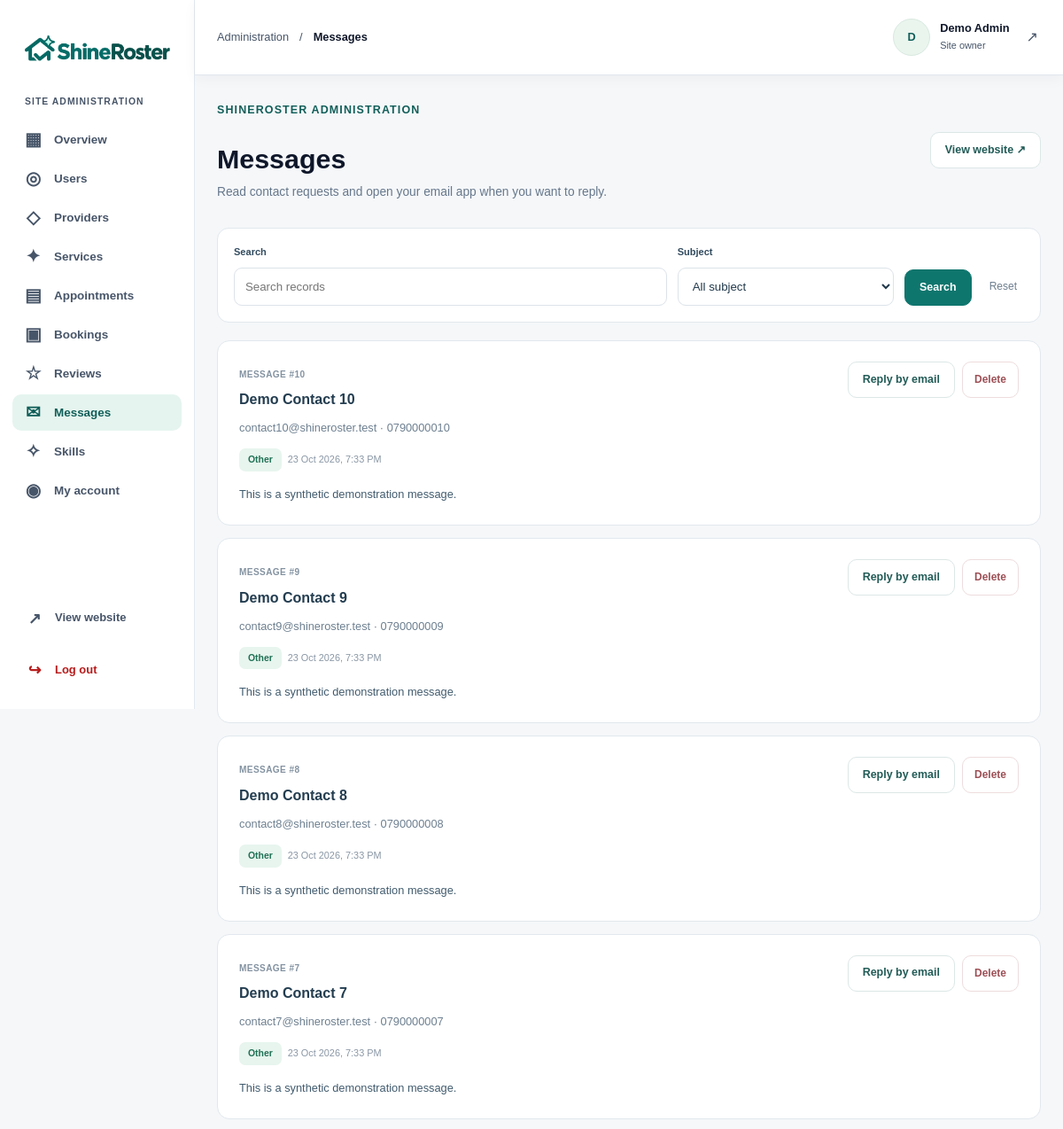
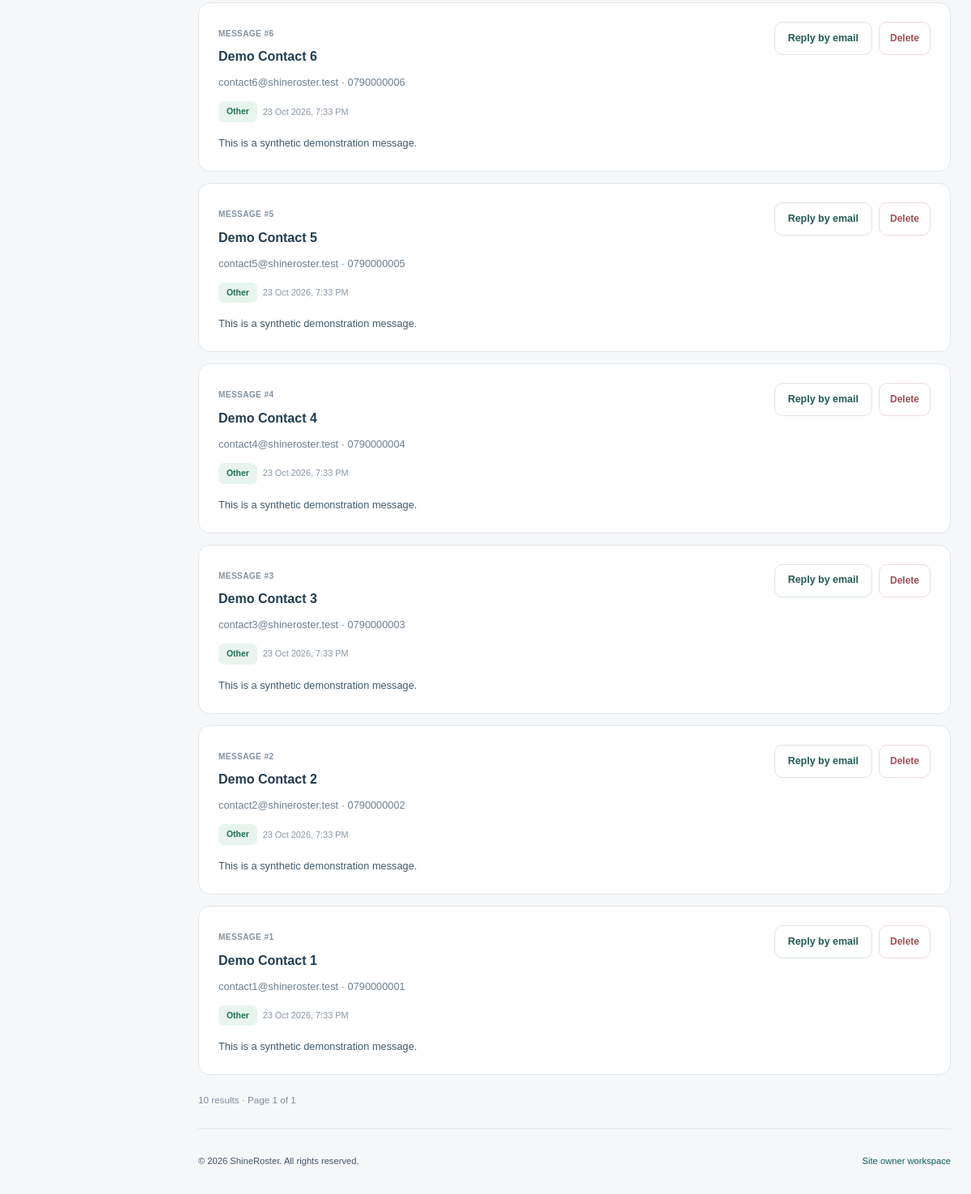
Page /admin/messages.php (signed in) on the committed database (2 pictures, top to bottom).
### tables this page shows
CREATE TABLE users (
    id INT UNSIGNED AUTO_INCREMENT PRIMARY KEY,
    full_name VARCHAR(100) NOT NULL,
    email VARCHAR(190) NOT NULL UNIQUE,
    phone VARCHAR(20) NOT NULL,
    password_hash VARCHAR(255) NOT NULL,
    role VARCHAR(20) NOT NULL DEFAULT 'customer',
    is_active TINYINT NOT NULL DEFAULT 1,
    created_at DATETIME NOT NULL DEFAULT CURRENT_TIMESTAMP,
    updated_at DATETIME NOT NULL DEFAULT CURRENT_TIMESTAMP ON UPDATE CURRENT_TIMESTAMP
);

CREATE TABLE contact_messages (
    id INT UNSIGNED AUTO_INCREMENT PRIMARY KEY,
    full_name VARCHAR(100) NOT NULL,
    email VARCHAR(190) NOT NULL,
    phone VARCHAR(20) NOT NULL DEFAULT '',
    subject VARCHAR(30) NOT NULL,
    message TEXT NOT NULL,
    created_at DATETIME NOT NULL DEFAULT CURRENT_TIMESTAMP
);

### includes/init.php (called while the page is built, shortened)
<?php
require_once __DIR__ . '/../classes/SiteData.php';
require_once __DIR__ . '/../classes/Auth.php';
require_once __DIR__ . '/../classes/User.php';
function inputValue($source, $key)
{
    return '';
}
function inputText($source, $key, $maximum = null)
{
    $text = trim(inputValue($source, $key));
    if ($maximum !== null) {
        $text = mb_substr($text, 0, $maximum, 'UTF-8');
    }
    return $text;
}
function positiveId($source, $key)
{
    $value = inputValue($source, $key);
    $id = filter_var($value, FILTER_VALIDATE_INT, ['options' => ['min_range' => 1]]);
    if ($id === false) {
        return 0;
    }
    return (int) $id;
}
function escapeHtml($value)
{
    return htmlspecialchars((string) $value, ENT_QUOTES, 'UTF-8');
}
$database = new Database();
$db = $database->getConnection();
$auth = new Auth($db);

### classes/Auth.php (called while the page is built, shortened)
<?php
class Auth
{
    private $db;
    public function __construct($db)
    {
        $this->db = $db;
    }
    public function currentUser()
    {
        $userObject = new User($this->db);
        $user = $userObject->getProfileAccount((int) $_SESSION['user_id']);
        return $user;
    }
    public function requireRole($role, $login = '../login.php')
    {
        $user = $this->currentUser();
        return $user;
    }
}

### classes/User.php (called while the page is built, shortened)
<?php
class User
{
    private $db;
    public function __construct($db)
    {
        $this->db = $db;
    }
    public function getProfileAccount($userId)
    {
        $stmt = $this->db->prepare(
            "SELECT
                id,
                full_name,
                email,
                phone,
                role,
                is_active
             FROM users
             WHERE id = ?"
        );
        $stmt->execute([$userId]);
        $user = $stmt->fetch(PDO::FETCH_ASSOC);
        if ($user) {
            return $user;
        } else {
            return null;
        }
    }
}

### admin/includes/init.php (called while the page is built, shortened)
<?php
require_once __DIR__ . '/../../includes/init.php';
$currentUser = $auth->requireRole('admin', '../login.php');
require_once __DIR__ . '/../../classes/Admin.php';
$admin = new Admin($db, $currentUser['id']);
$adminPage = basename($_SERVER['SCRIPT_NAME']);
$search = inputText($_GET, 'search', 120);
$page = positiveId($_GET, 'page');
if ($page < 1) {
    $page = 1;
}

### classes/Admin.php (called while the page is built, shortened)
<?php
class Admin
{
    private $db;
    public function __construct($db, $ownerId)
    {
        $this->db = $db;
    }
    public function getMessages($search, $subject, $page)
    {
        $stmt = $this->db->prepare(
            'SELECT * FROM contact_messages ORDER BY created_at DESC, id DESC'
        );
        $stmt->execute();
        $rows = [];
        foreach ($stmt->fetchAll(PDO::FETCH_ASSOC) as $message) {
            $rows[] = $message;
        }
        $data = new SiteData($this->db);
        return $data->page($rows, $page, 10, 'rows');
    }
}

### classes/SiteData.php (called while the page is built, shortened)
<?php
class SiteData
{
    public function __construct($db)
    {
        $stmt = $db->prepare('SELECT * FROM users ORDER BY id');
        $stmt->execute();
        $this->users = $stmt->fetchAll(PDO::FETCH_ASSOC);
        $stmt = $db->prepare('SELECT * FROM provider_profiles ORDER BY id DESC');
        $stmt->execute();
        $this->providers = $stmt->fetchAll(PDO::FETCH_ASSOC);
        $stmt = $db->prepare('SELECT * FROM services ORDER BY id DESC');
        $stmt->execute();
        $this->services = $stmt->fetchAll(PDO::FETCH_ASSOC);
        $stmt = $db->prepare('SELECT * FROM appointment_slots ORDER BY starts_at, id');
        $stmt->execute();
        $this->slots = $stmt->fetchAll(PDO::FETCH_ASSOC);
        $stmt = $db->prepare('SELECT * FROM bookings ORDER BY created_at DESC, id DESC');
        $stmt->execute();
        $this->bookings = $stmt->fetchAll(PDO::FETCH_ASSOC);
        $stmt = $db->prepare('SELECT * FROM reviews ORDER BY created_at DESC, id DESC');
        $stmt->execute();
        $this->reviews = $stmt->fetchAll(PDO::FETCH_ASSOC);
        $stmt = $db->prepare('SELECT * FROM skills ORDER BY name');
        $stmt->execute();
        $this->skills = $stmt->fetchAll(PDO::FETCH_ASSOC);
        $stmt = $db->prepare('SELECT * FROM provider_skills ORDER BY provider_id, skill_id');
        $stmt->execute();
        $this->providerSkills = $stmt->fetchAll(PDO::FETCH_ASSOC);
    }
}

### admin/messages.php (the view, shortened to what this page needs)
<?php
require_once __DIR__ . '/includes/init.php';
$subject = inputText($_GET, 'subject');
$result = $admin->getMessages($search, $subject, $page);
$pageTitle = 'Messages';
$pageDescription = 'Read contact requests and open your email app when you want to reply.';
require __DIR__ . '/includes/header.php';
?>
<form method="get" class="admin-filters"><div class="admin-field"><label for="search">Search</label><input type="search" id="search" name="search" value="<?= escapeHtml(
    $search
) ?>" placeholder="Search records" maxlength="120"></div><div class="admin-field"><label for="filter-subject">Subject</label><select id="filter-subject" name="subject"><option value="">All subject</option><option value="booking" <?php if (
    $subject === 'booking'
) {
    echo 'selected';
} ?>>Booking</option><option value="account" <?php if ($subject === 'account') {
    echo 'selected';
} ?>>Account</option><option value="provider" <?php if ($subject === 'provider') {
    echo 'selected';
} ?>>Provider</option><option value="feedback" <?php if ($subject === 'feedback') {
    echo 'selected';
} ?>>Feedback</option></select></div><button class="admin-button" type="submit">Search</button><a class="admin-reset" href="<?= escapeHtml(
    $adminPage
) ?>">Reset</a></form><div class="admin-list"><?php
if (!$result['rows']): ?><p class="admin-empty">No records match your filters.</p><?php endif;
foreach (
    $result['rows']
    as $message
): ?><article class="admin-record"><div class="admin-record-main"><span class="admin-record-id">Message #<?= (int) $message[
    'id'
] ?></span><h2><?= escapeHtml($message['full_name']) ?></h2><p><?= escapeHtml(
    $message['email']
) ?> · <?= escapeHtml(
     $message['phone']
 ) ?></p><div class="admin-tags"><span class="admin-badge"><?= escapeHtml(
    ucfirst($message['subject'])
) ?></span><span class="admin-meta"><?= escapeHtml(
    date('d M Y, g:i A', strtotime($message['created_at']))
) ?></span></div><p class="admin-preserve admin-message-text"><?= escapeHtml(
    $message['message']
) ?></p></div><div class="admin-actions"><a class="admin-button admin-button-light" href="mailto:<?= escapeHtml(
    $message['email']
) ?>">Reply by email</a><details class="admin-confirm"><summary>Delete</summary></details></div></article><?php endforeach;
?></div><?php require __DIR__ . '/includes/pagination.php'; ?>
<?php require __DIR__ . '/includes/footer.php'; ?>

### admin/includes/header.php (shortened to what this page needs)
<!DOCTYPE html>
<html lang="en">
<head>
    <link rel="stylesheet" href="../css/style.css">
    <link rel="stylesheet" href="../css/dashboard.css">
    <link rel="stylesheet" href="../css/admin.css">
</head>
<body class="dashboard-page admin-page">
<div class="dashboard-layout">
    <?php require __DIR__ . '/sidebar.php'; ?>
    <div class="dashboard-workspace">
        <header class="dashboard-header">
            <div class="dashboard-header-start">
                <div class="header-location"><span>Administration</span><span aria-hidden="true">/</span><strong><?= escapeHtml(
                    $pageTitle
                ) ?></strong></div>
            </div>
            <a class="dashboard-account" href="account.php" aria-label="Open my owner account">
                <span class="account-avatar" aria-hidden="true"><?= escapeHtml(
                    mb_strtoupper(mb_substr($currentUser['full_name'], 0, 1, 'UTF-8'), 'UTF-8')
                ) ?></span>
                <span class="account-details"><strong><?= escapeHtml(
                    $currentUser['full_name']
                ) ?></strong><span>Site owner</span></span><span class="account-arrow" aria-hidden="true">↗</span>
            </a>
        </header>
        <main class="dashboard-main" id="admin-main">
            <div class="admin-heading"><div><span class="eyebrow">ShineRoster administration</span><h1><?= escapeHtml(
                $pageTitle
            ) ?></h1><p><?= escapeHtml(
    $pageDescription
) ?></p></div><a class="admin-button admin-button-light" href="../index.php">View website ↗</a></div>

### css/style.css (style rules this page uses)
:root { --color-primary: #0f766e; --color-primary-dark: #115e59; --color-mint: #ccfbf1; --color-background: #f8fafc; --color-white: #ffffff; --color-text: #0f172a; --color-muted: #475569; --color-border: #e2e8f0; --radius-small: 12px; --radius-medium: 20px; --radius-large: 32px; --shadow-soft: 0 14px 45px rgb(15 23 42 / 7%); --shadow-card: 0 18px 50px rgb(15 118 110 / 12%); --container-width: 1180px; }
*, *::before, *::after { box-sizing: border-box; }
html { scroll-behavior: smooth; scroll-padding-top: 110px; }
body { margin: 0; font-family: Arial, Helvetica, sans-serif; color: var(--color-text); background: var(--color-white); line-height: 1.6; -webkit-font-smoothing: antialiased; }
h1, h2, h3, p { margin: 0; }
h1, h2, h3 { line-height: 1.15; }
a { color: inherit; text-decoration: none; }
button, input, select, textarea { font: inherit; }
.eyebrow { display: inline-flex; align-items: center; gap: 9px; margin-bottom: 18px; color: var(--color-primary-dark); font-size: 0.78rem; font-weight: 700; letter-spacing: 0.09em; text-transform: uppercase; }

### css/dashboard.css (style rules this page uses)
.dashboard-page { background: #f5f7f9; }
.dashboard-layout { display: grid; grid-template-columns: 245px minmax(0, 1fr); align-items: start; min-height: 100vh; min-height: 100svh; }
.dashboard-workspace { grid-column: 2; grid-row: 1; display: flex; flex-direction: column; width: 100%; min-width: 0; min-height: 100vh; min-height: 100svh; }
.dashboard-main { flex: 1; width: min(1400px, 100%); min-width: 0; margin-inline: auto; padding: 35px; scroll-margin-top: 100px; }
.dashboard-header { position: sticky; top: 0; z-index: 40; display: flex; align-items: center; justify-content: space-between; flex-shrink: 0; gap: 20px; width: 100%; min-width: 0; min-height: 85px; padding: 16px 35px; border-bottom: 1px solid var(--color-border); background: var(--color-white); box-shadow: 0 4px 15px rgb(15 23 42 / 4%); }
.dashboard-header-start { display: flex; align-items: center; gap: 14px; min-width: 0; }
.header-location { display: flex; align-items: center; flex-wrap: wrap; gap: 12px; min-width: 0; color: var(--color-muted); font-size: 0.8rem; }
.header-location strong { color: var(--color-text); font-weight: 600; }
.dashboard-account { display: flex; align-items: center; flex-shrink: 0; gap: 11px; min-height: 44px; padding: 3px; border-radius: 10px; }
.account-avatar, .review-avatar { display: grid; flex-shrink: 0; place-items: center; border: 1px solid #d8e9e0; border-radius: 50%; color: var(--color-primary-dark); background: #eaf5ee; font-weight: 700; }
.account-avatar { width: 42px; height: 42px; font-size: 0.8rem; }
.account-details { display: grid; gap: 2px; }
.account-details strong { font-size: 0.8rem; line-height: 1.4; }
.account-details > span { color: var(--color-muted); font-size: 0.68rem; }
.account-arrow { margin-left: 8px; color: var(--color-muted); }
@media (max-width: 1200px) { .dashboard-layout { grid-template-columns: 220px minmax(0, 1fr); } }
@media (max-width: 1200px) { .dashboard-header { padding-inline: 25px; } }
@media (max-width: 1200px) { .dashboard-main { padding: 25px; } }
.service-overview-info h3, .review-quote > p, .next-visit h2, .next-visit-customer, .visit-details dd, .account-details strong { overflow-wrap: anywhere; }

### rows in the picture
users: full_name+role "D", full_name "Demo Admin"
contact_messages: id "10", full_name "Demo Contact 10", email "contact10@shineroster.test", phone "0790000010", subject "Other", created_at "23 Oct 2026, 7:33 PM", message "This is a synthetic demonstration message."
contact_messages: id "9", full_name "Demo Contact 9", email "contact9@shineroster.test", phone "0790000009", subject "Other", created_at "23 Oct 2026, 7:33 PM", message "This is a synthetic demonstration message."
contact_messages: id "8", full_name "Demo Contact 8", email "contact8@shineroster.test", phone "0790000008", subject "Other", created_at "23 Oct 2026, 7:33 PM", message "This is a synthetic demonstration message."
contact_messages: id "7", full_name "Demo Contact 7", email "contact7@shineroster.test", phone "0790000007", subject "Other", created_at "23 Oct 2026, 7:33 PM", message "This is a synthetic demonstration message."
contact_messages: id "6", full_name "Demo Contact 6", email "contact6@shineroster.test", phone "0790000006", subject "Other", created_at "23 Oct 2026, 7:33 PM", message "This is a synthetic demonstration message."
contact_messages: id "5", full_name "Demo Contact 5", email "contact5@shineroster.test", phone "0790000005", subject "Other", created_at "23 Oct 2026, 7:33 PM", message "This is a synthetic demonstration message."
contact_messages: id "4", full_name "Demo Contact 4", email "contact4@shineroster.test", phone "0790000004", subject "Other", created_at "23 Oct 2026, 7:33 PM", message "This is a synthetic demonstration message."
contact_messages: id "3", full_name "Demo Contact 3", email "contact3@shineroster.test", phone "0790000003", subject "Other", created_at "23 Oct 2026, 7:33 PM", message "This is a synthetic demonstration message."
contact_messages: id "2", full_name "Demo Contact 2", email "contact2@shineroster.test", phone "0790000002", subject "Other", created_at "23 Oct 2026, 7:33 PM", message "This is a synthetic demonstration message."
contact_messages: id "1", full_name "Demo Contact 1", email "contact1@shineroster.test", phone "0790000001", subject "Other", created_at "23 Oct 2026, 7:33 PM", message "This is a synthetic demonstration message."

### other values in the picture
$result['total'] "10"
$result['pages'] "1"
